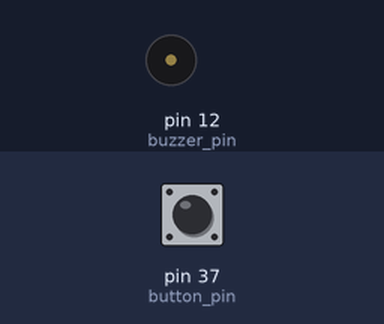
Bench run of a program on a simulated Raspberry Pi (header pin numbers). Shown: buzzer (waves = sounding, pin HIGH). The inputs (shaded band) are chosen by the test bench; at power-on: pin 37 (button_pin) HIGH.

Above: at 1.2 s.
1.3 s: pin 37 (button_pin) pulled LOW for 0.15 s
At 1.37 s:
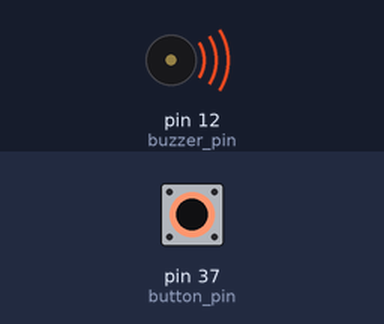
2.9 s: pin 37 (button_pin) pulled LOW for 3.2 s
At 7.2 s:
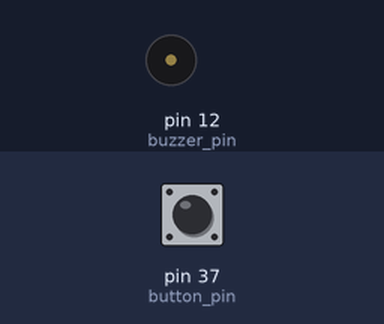
Timing chart, 0 to 8.7 s (numbered marks = the images above; inputs shaded):
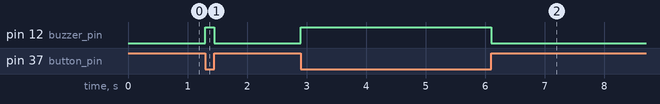

Measured:
- after the input at 1.3 s, pin 12 (buzzer_pin): LOW → HIGH at once, → LOW 0.15 s later
- after the input at 2.9 s, pin 12 (buzzer_pin): LOW → HIGH at once, → LOW 3.2 s later

The program:

button_buzzer.py
```python
#!/usr/bin/python3
# -*- coding: utf-8 -*-
import time
import RPi.GPIO as GPIO

button_pin = 37 # 按键
buzzer_pin = 12 # 蜂鸣器

GPIO.setmode(GPIO.BOARD)

GPIO.setup(button_pin, GPIO.IN, pull_up_down=GPIO.PUD_UP)
GPIO.setup(buzzer_pin, GPIO.OUT)

try:
    while True:
        if (GPIO.input(button_pin)==0):
            GPIO.output(buzzer_pin, GPIO.HIGH)
        else:
            GPIO.output(buzzer_pin, GPIO.LOW)
except KeyboardInterrupt:
    GPIO.cleanup()
```
